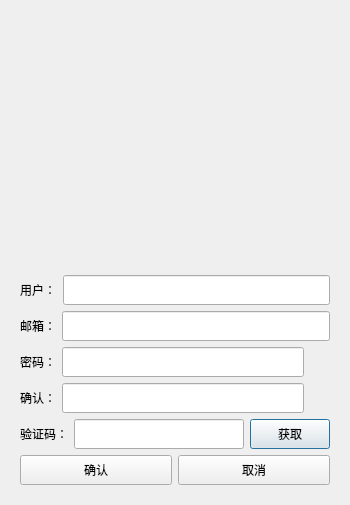
<?xml version="1.0" encoding="UTF-8"?>
<ui version="4.0">
 <class>RegisterDialog</class>
 <widget class="QDialog" name="RegisterDialog">
  <property name="geometry">
   <rect>
    <x>0</x>
    <y>0</y>
    <width>350</width>
    <height>505</height>
   </rect>
  </property>
  <property name="minimumSize">
   <size>
    <width>350</width>
    <height>500</height>
   </size>
  </property>
  <property name="maximumSize">
   <size>
    <width>350</width>
    <height>505</height>
   </size>
  </property>
  <property name="windowTitle">
   <string>Register</string>
  </property>
  <property name="windowIcon">
   <iconset resource="../../res.qrc">
    <normaloff>:/res/wx.png</normaloff>:/res/wx.png</iconset>
  </property>
  <layout class="QHBoxLayout" name="horizontalLayout_2">
   <item>
    <layout class="QVBoxLayout" name="verticalLayout">
     <property name="spacing">
      <number>7</number>
     </property>
     <item>
      <widget class="QStackedWidget" name="stackedWidget">
       <property name="currentIndex">
        <number>0</number>
       </property>
       <widget class="QWidget" name="page">
        <layout class="QVBoxLayout" name="verticalLayout_3">
         <item>
          <widget class="QLabel" name="label">
           <property name="text">
            <string/>
           </property>
           <property name="pixmap">
            <pixmap resource="../../res.qrc">:/res/wx.png</pixmap>
           </property>
           <property name="alignment">
            <set>Qt::AlignmentFlag::AlignCenter</set>
           </property>
          </widget>
         </item>
         <item>
          <widget class="QWidget" name="widget" native="true">
           <layout class="QHBoxLayout" name="horizontalLayout_8">
            <item>
             <widget class="QLabel" name="label_errortip">
              <property name="text">
               <string/>
              </property>
              <property name="alignment">
               <set>Qt::AlignmentFlag::AlignCenter</set>
              </property>
             </widget>
            </item>
           </layout>
          </widget>
         </item>
         <item>
          <layout class="QHBoxLayout" name="horizontalLayout">
           <property name="spacing">
            <number>7</number>
           </property>
           <property name="topMargin">
            <number>0</number>
           </property>
           <property name="rightMargin">
            <number>0</number>
           </property>
           <property name="bottomMargin">
            <number>0</number>
           </property>
           <item>
            <widget class="QLabel" name="label_user">
             <property name="minimumSize">
              <size>
               <width>0</width>
               <height>30</height>
              </size>
             </property>
             <property name="maximumSize">
              <size>
               <width>16777215</width>
               <height>30</height>
              </size>
             </property>
             <property name="text">
              <string>用户：</string>
             </property>
            </widget>
           </item>
           <item>
            <widget class="QLineEdit" name="edit_user">
             <property name="minimumSize">
              <size>
               <width>0</width>
               <height>30</height>
              </size>
             </property>
             <property name="maximumSize">
              <size>
               <width>16777215</width>
               <height>30</height>
              </size>
             </property>
            </widget>
           </item>
          </layout>
         </item>
         <item>
          <layout class="QHBoxLayout" name="horizontalLayout_5">
           <item>
            <widget class="QLabel" name="label_email">
             <property name="minimumSize">
              <size>
               <width>0</width>
               <height>30</height>
              </size>
             </property>
             <property name="maximumSize">
              <size>
               <width>16777215</width>
               <height>30</height>
              </size>
             </property>
             <property name="text">
              <string>邮箱：</string>
             </property>
            </widget>
           </item>
           <item>
            <widget class="QLineEdit" name="edit_email">
             <property name="minimumSize">
              <size>
               <width>0</width>
               <height>30</height>
              </size>
             </property>
             <property name="maximumSize">
              <size>
               <width>16777215</width>
               <height>30</height>
              </size>
             </property>
            </widget>
           </item>
          </layout>
         </item>
         <item>
          <layout class="QHBoxLayout" name="horizontalLayout_6">
           <item>
            <widget class="QLabel" name="label_pwd">
             <property name="minimumSize">
              <size>
               <width>0</width>
               <height>30</height>
              </size>
             </property>
             <property name="maximumSize">
              <size>
               <width>16777215</width>
               <height>30</height>
              </size>
             </property>
             <property name="text">
              <string>密码：</string>
             </property>
            </widget>
           </item>
           <item>
            <widget class="QLineEdit" name="edit_pwd">
             <property name="minimumSize">
              <size>
               <width>0</width>
               <height>30</height>
              </size>
             </property>
             <property name="maximumSize">
              <size>
               <width>16777215</width>
               <height>30</height>
              </size>
             </property>
            </widget>
           </item>
           <item>
            <widget class="ClickedLabel" name="visible_pwd">
             <property name="minimumSize">
              <size>
               <width>20</width>
               <height>20</height>
              </size>
             </property>
             <property name="maximumSize">
              <size>
               <width>20</width>
               <height>20</height>
              </size>
             </property>
             <property name="text">
              <string/>
             </property>
            </widget>
           </item>
          </layout>
         </item>
         <item>
          <layout class="QHBoxLayout" name="horizontalLayout_4">
           <item>
            <widget class="QLabel" name="label_pwd_again">
             <property name="minimumSize">
              <size>
               <width>0</width>
               <height>30</height>
              </size>
             </property>
             <property name="maximumSize">
              <size>
               <width>16777215</width>
               <height>30</height>
              </size>
             </property>
             <property name="text">
              <string>确认：</string>
             </property>
            </widget>
           </item>
           <item>
            <widget class="QLineEdit" name="edit_pwd_again">
             <property name="minimumSize">
              <size>
               <width>0</width>
               <height>30</height>
              </size>
             </property>
             <property name="maximumSize">
              <size>
               <width>16777215</width>
               <height>30</height>
              </size>
             </property>
            </widget>
           </item>
           <item>
            <widget class="ClickedLabel" name="visible_pwd_again">
             <property name="minimumSize">
              <size>
               <width>20</width>
               <height>20</height>
              </size>
             </property>
             <property name="maximumSize">
              <size>
               <width>20</width>
               <height>20</height>
              </size>
             </property>
             <property name="text">
              <string/>
             </property>
            </widget>
           </item>
          </layout>
         </item>
         <item>
          <layout class="QHBoxLayout" name="horizontalLayout_3">
           <item>
            <widget class="QLabel" name="label_verify">
             <property name="minimumSize">
              <size>
               <width>0</width>
               <height>30</height>
              </size>
             </property>
             <property name="maximumSize">
              <size>
               <width>16777215</width>
               <height>30</height>
              </size>
             </property>
             <property name="text">
              <string>验证码：</string>
             </property>
            </widget>
           </item>
           <item>
            <widget class="QLineEdit" name="edit_verify">
             <property name="minimumSize">
              <size>
               <width>0</width>
               <height>30</height>
              </size>
             </property>
             <property name="maximumSize">
              <size>
               <width>16777215</width>
               <height>30</height>
              </size>
             </property>
            </widget>
           </item>
           <item>
            <widget class="TimerBtn" name="btn_get">
             <property name="minimumSize">
              <size>
               <width>0</width>
               <height>30</height>
              </size>
             </property>
             <property name="maximumSize">
              <size>
               <width>16777215</width>
               <height>30</height>
              </size>
             </property>
             <property name="text">
              <string>获取</string>
             </property>
            </widget>
           </item>
          </layout>
         </item>
         <item>
          <layout class="QHBoxLayout" name="horizontalLayout_7">
           <item>
            <widget class="QPushButton" name="btn_confirm">
             <property name="minimumSize">
              <size>
               <width>0</width>
               <height>30</height>
              </size>
             </property>
             <property name="maximumSize">
              <size>
               <width>16777215</width>
               <height>30</height>
              </size>
             </property>
             <property name="text">
              <string>确认</string>
             </property>
            </widget>
           </item>
           <item>
            <widget class="QPushButton" name="btn_cancel">
             <property name="minimumSize">
              <size>
               <width>0</width>
               <height>30</height>
              </size>
             </property>
             <property name="maximumSize">
              <size>
               <width>16777215</width>
               <height>30</height>
              </size>
             </property>
             <property name="text">
              <string>取消</string>
             </property>
            </widget>
           </item>
          </layout>
         </item>
        </layout>
       </widget>
       <widget class="QWidget" name="page_2">
        <layout class="QVBoxLayout" name="verticalLayout_2">
         <item>
          <spacer name="verticalSpacer">
           <property name="orientation">
            <enum>Qt::Orientation::Vertical</enum>
           </property>
           <property name="sizeHint" stdset="0">
            <size>
             <width>20</width>
             <height>40</height>
            </size>
           </property>
          </spacer>
         </item>
         <item>
          <widget class="QLabel" name="label_2">
           <property name="font">
            <font>
             <pointsize>14</pointsize>
             <bold>true</bold>
            </font>
           </property>
           <property name="text">
            <string>注册成功！</string>
           </property>
           <property name="alignment">
            <set>Qt::AlignmentFlag::AlignCenter</set>
           </property>
          </widget>
         </item>
         <item>
          <widget class="QLabel" name="label_3">
           <property name="font">
            <font>
             <pointsize>14</pointsize>
             <bold>true</bold>
            </font>
           </property>
           <property name="text">
            <string>将在3s后跳转到登录界面</string>
           </property>
           <property name="alignment">
            <set>Qt::AlignmentFlag::AlignCenter</set>
           </property>
          </widget>
         </item>
         <item>
          <spacer name="verticalSpacer_3">
           <property name="orientation">
            <enum>Qt::Orientation::Vertical</enum>
           </property>
           <property name="sizeHint" stdset="0">
            <size>
             <width>20</width>
             <height>40</height>
            </size>
           </property>
          </spacer>
         </item>
         <item>
          <layout class="QHBoxLayout" name="horizontalLayout_9">
           <item>
            <widget class="QPushButton" name="btn_confirm_2">
             <property name="minimumSize">
              <size>
               <width>100</width>
               <height>50</height>
              </size>
             </property>
             <property name="maximumSize">
              <size>
               <width>100</width>
               <height>50</height>
              </size>
             </property>
             <property name="text">
              <string>确定</string>
             </property>
            </widget>
           </item>
          </layout>
         </item>
         <item>
          <spacer name="verticalSpacer_2">
           <property name="orientation">
            <enum>Qt::Orientation::Vertical</enum>
           </property>
           <property name="sizeHint" stdset="0">
            <size>
             <width>20</width>
             <height>40</height>
            </size>
           </property>
          </spacer>
         </item>
        </layout>
       </widget>
      </widget>
     </item>
    </layout>
   </item>
  </layout>
 </widget>
 <customwidgets>
  <customwidget>
   <class>ClickedLabel</class>
   <extends>QLabel</extends>
   <header>clickedlabel.h</header>
  </customwidget>
  <customwidget>
   <class>TimerBtn</class>
   <extends>QPushButton</extends>
   <header>timerbtn.h</header>
  </customwidget>
 </customwidgets>
 <resources>
  <include location="../../res.qrc"/>
 </resources>
 <connections/>
</ui>
